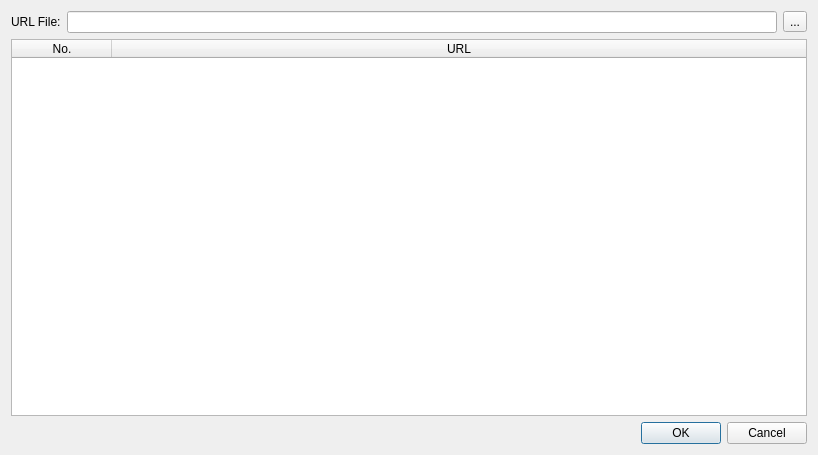
<?xml version="1.0" encoding="UTF-8"?>
<ui version="4.0">
 <class>URLSetting</class>
 <widget class="QWidget" name="URLSetting">
  <property name="geometry">
   <rect>
    <x>0</x>
    <y>0</y>
    <width>818</width>
    <height>455</height>
   </rect>
  </property>
  <property name="windowTitle">
   <string>URL 设置</string>
  </property>
  <layout class="QVBoxLayout" name="verticalLayout_2">
   <item>
    <layout class="QVBoxLayout" name="verticalLayout">
     <item>
      <layout class="QHBoxLayout" name="horizontalLayout">
       <item>
        <widget class="QLabel" name="URL">
         <property name="text">
          <string>URL File:</string>
         </property>
        </widget>
       </item>
       <item>
        <widget class="QLineEdit" name="url_path"/>
       </item>
       <item>
        <widget class="QToolButton" name="URLBrowserButton">
         <property name="text">
          <string>...</string>
         </property>
        </widget>
       </item>
      </layout>
     </item>
     <item>
      <widget class="QTableWidget" name="url_table_show">
       <attribute name="horizontalHeaderStretchLastSection">
        <bool>true</bool>
       </attribute>
       <column>
        <property name="text">
         <string>No.</string>
        </property>
       </column>
       <column>
        <property name="text">
         <string>URL</string>
        </property>
       </column>
      </widget>
     </item>
     <item>
      <widget class="QDialogButtonBox" name="buttonBox">
       <property name="standardButtons">
        <set>QDialogButtonBox::Cancel|QDialogButtonBox::Ok</set>
       </property>
      </widget>
     </item>
    </layout>
   </item>
  </layout>
 </widget>
 <resources/>
 <connections/>
</ui>
